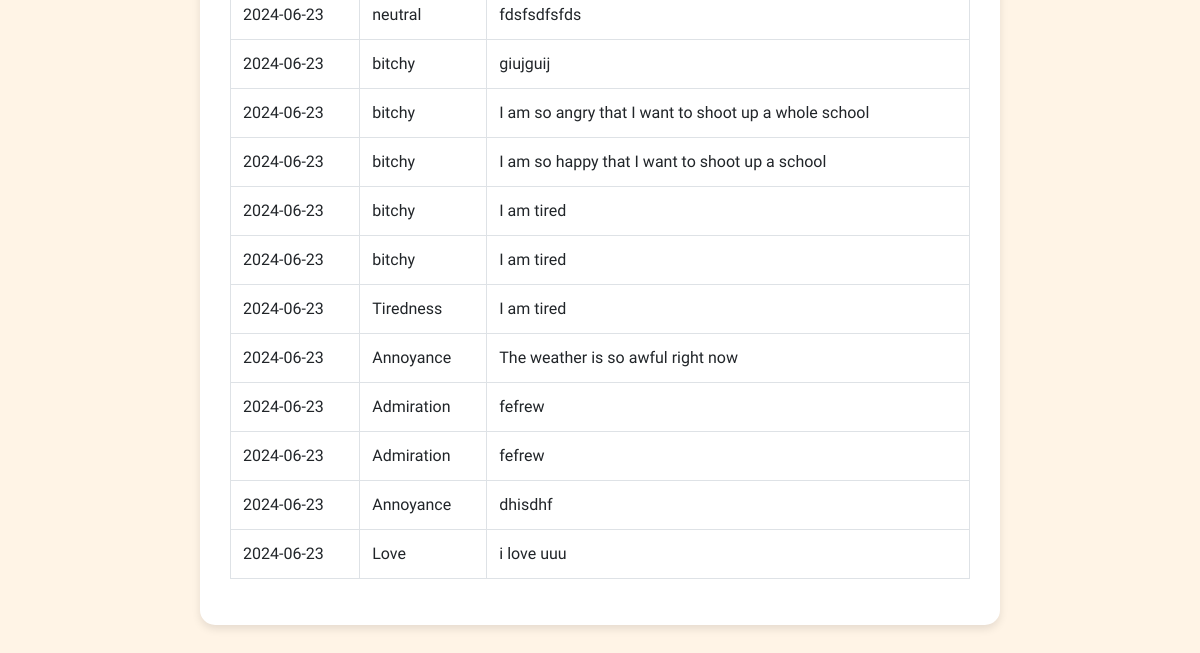
/calendar (lower part), run on an earlier commit of the app's database.
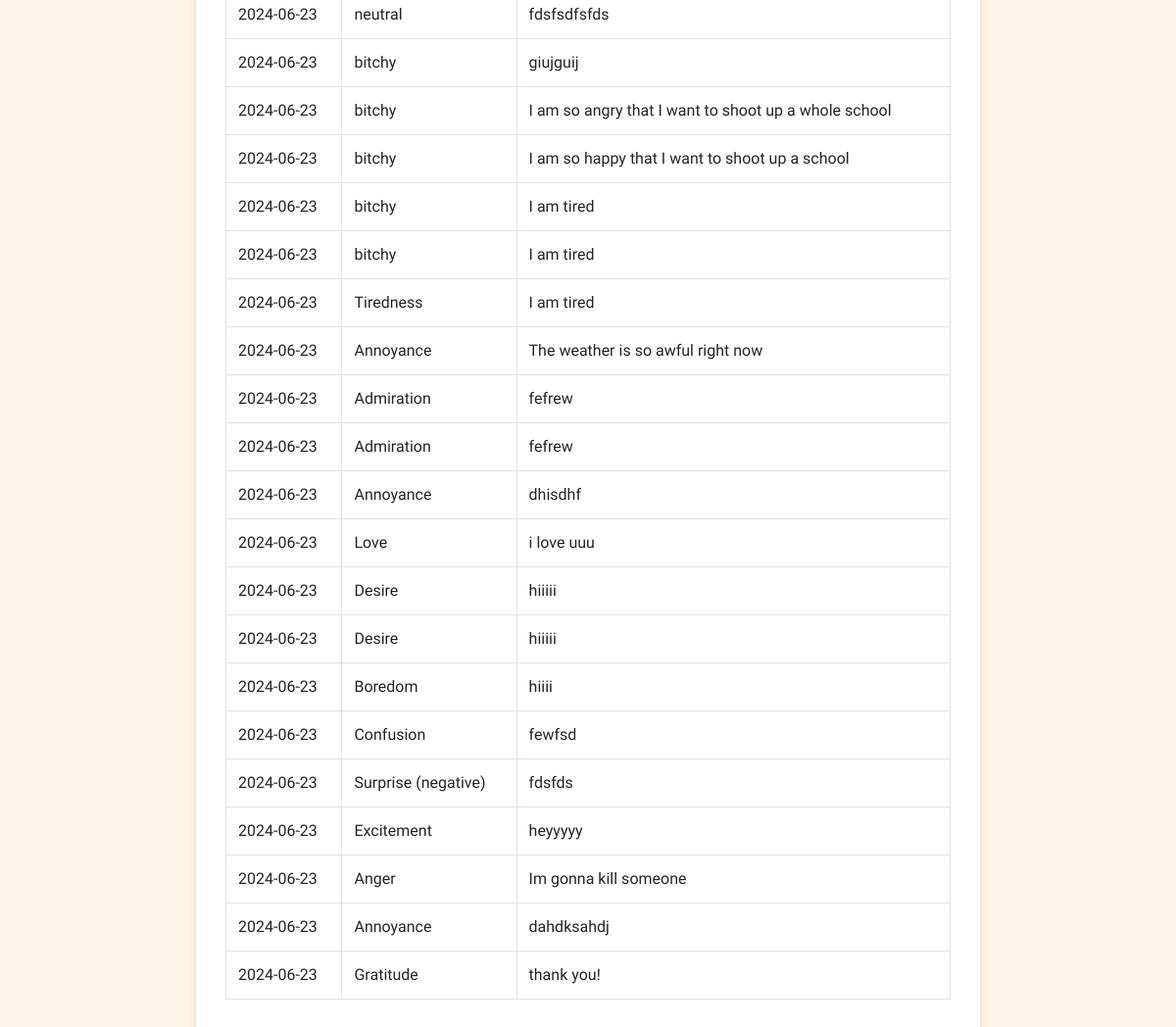
And on a later commit of the database.
### app.py (models this page shows)
class MoodEntry(db.Model):
    id = db.Column(db.Integer, primary_key=True)
    user_id = db.Column(db.Integer, nullable=False)
    date = db.Column(db.Date, nullable=False)
    emotion = db.Column(db.String, nullable=False)
    journal_entry = db.Column(db.String, nullable=False)

### app.py (the view)
@app.route('/calendar')
def calendar():
    try:
        mood_entries = MoodEntry.query.all()
        return render_template('calendar.html', mood_entries=mood_entries)
    except Exception as e:
        logging.error(f"Error in /calendar route: {e}")
        return "There was an error loading the calendar.", 500

### templates/calendar.html (shortened to what this page needs)
<!DOCTYPE html>
<html lang="en">
<head>
    <link href="https://stackpath.bootstrapcdn.com/bootstrap/4.5.2/css/bootstrap.min.css" rel="stylesheet">
    <link href="{{ url_for('static', filename='css/styles.css') }}" rel="stylesheet">
</head>
<body>
    <div class="container">
        <table class="table table-bordered mt-4">
            <tbody>
                {% for entry in mood_entries %}
                    <tr>
                        <td>{{ entry.date }}</td>
                        <td>{{ entry.emotion }}</td>
                        <td>{{ entry.journal_entry }}</td>
                    </tr>
                {% endfor %}
            </tbody>
        </table>
    </div>
</body>
</html>

### static/styles.css (style rules this page uses)
body { font-family: 'Quicksand', sans-serif; background-color: #fff4e6; margin: 0; padding: 0; }
.container { max-width: 800px; margin: 50px auto; padding: 30px; background-color: #ffffff; border-radius: 15px; box-shadow: 0 4px 8px rgba(0, 0, 0, 0.1); }

What changed in the data, as far as the page shows it:
added MoodEntry: date "2024-06-23", emotion "Desire", journal_entry "hiiiii"
added MoodEntry: date "2024-06-23", emotion "Desire", journal_entry "hiiiii"
added MoodEntry: date "2024-06-23", emotion "Boredom", journal_entry "hiiii"
added MoodEntry: date "2024-06-23", emotion "Confusion", journal_entry "fewfsd"
added MoodEntry: date "2024-06-23", emotion "Surprise (negative)", journal_entry "fdsfds"
added MoodEntry: date "2024-06-23", emotion "Excitement", journal_entry "heyyyyy"
added MoodEntry: date "2024-06-23", emotion "Anger", journal_entry "Im gonna kill someone"
added MoodEntry: date "2024-06-23", emotion "Annoyance", journal_entry "dahdksahdj"
added MoodEntry: date "2024-06-23", emotion "Gratitude", journal_entry "thank you!"
